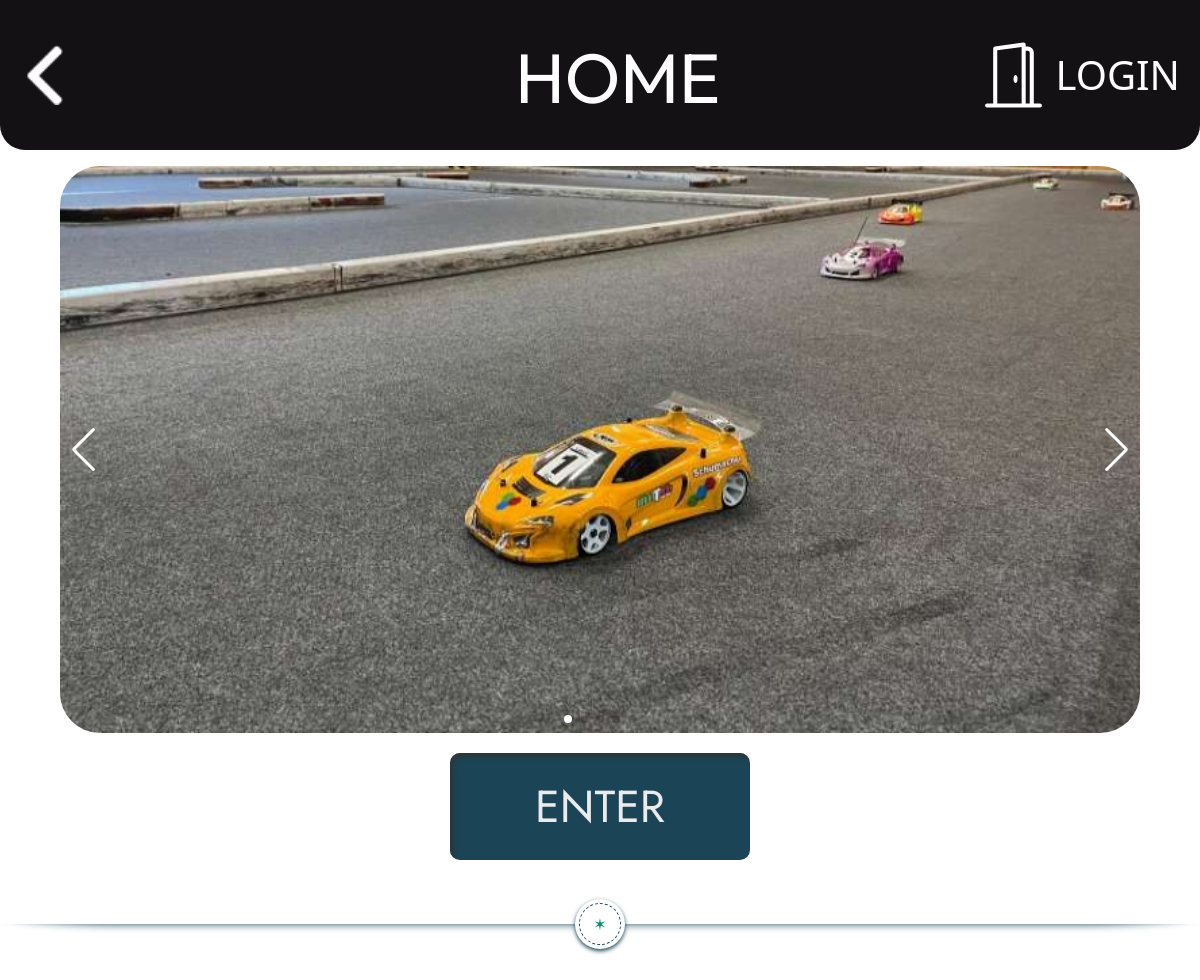
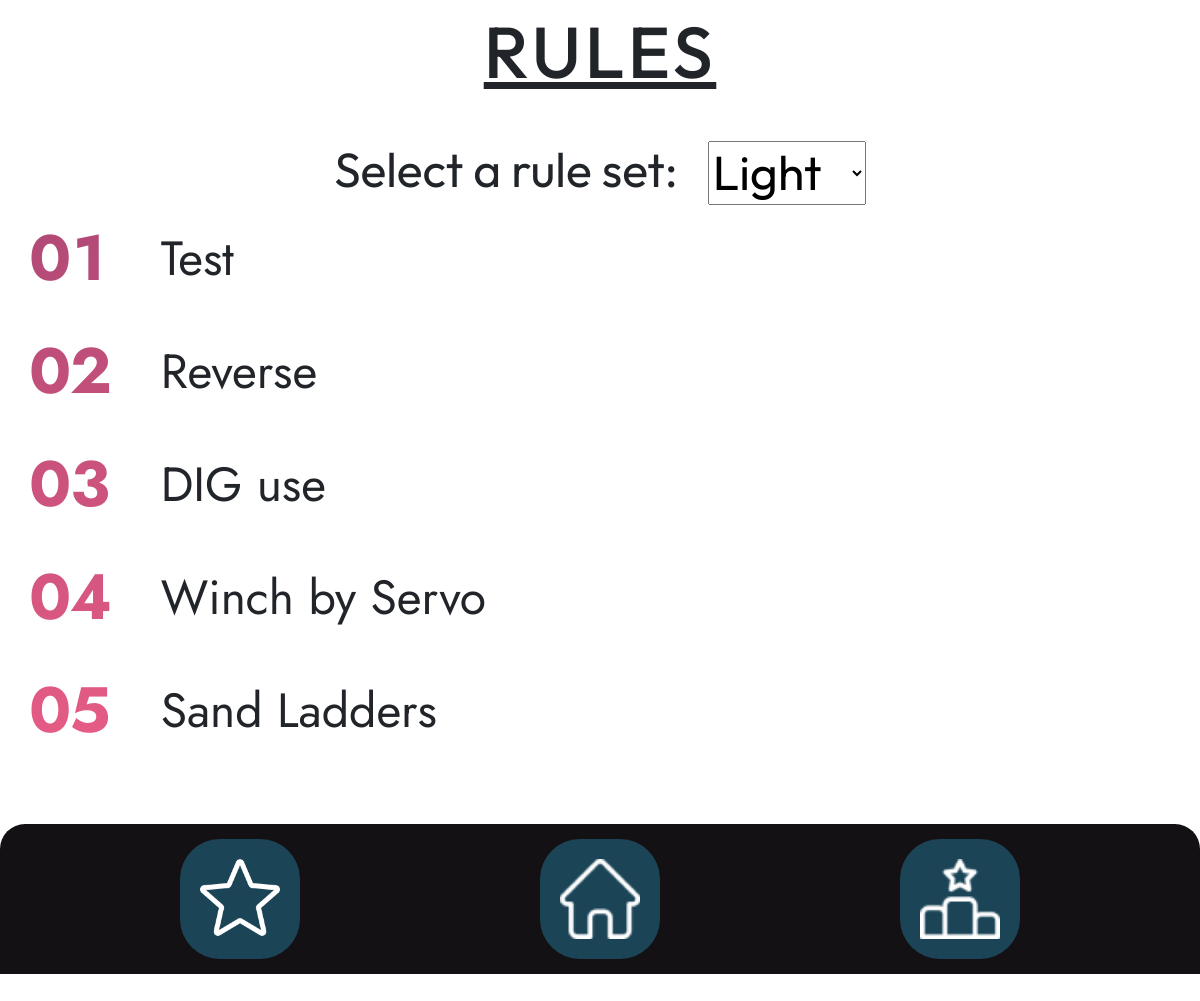
Page /account/home/ on the committed database (2 pictures, top to bottom).
### database/models.py (models this page shows, shortened)
class Rule(models.Model):
    name = models.TextField(max_length=None)
    point = models.IntegerField()
    ruleset = models.ForeignKey(Ruleset, on_delete=models.CASCADE)

### database/views.py (the view)
# urls.py: path('home/', views.home, name='home'),
def home(request):
    context = {
        'light': Rule.objects.filter(ruleset_id=3),
        'full': Rule.objects.filter(ruleset_id=4),
    }
    return render(request, 'home.html', context)

### database/templates/home.html (shortened to what this page needs)
{% extends 'base1.html' %}{% load static %}
{% block head %}
<link rel="stylesheet" href="{% static 'home.css' %}" />
<link rel="stylesheet" href="https://cdn.jsdelivr.net/npm/swiper@8/swiper-bundle.min.css" />
{% endblock %}
{% block pagename %} <p>HOME</p>{% endblock %}
{% block back %} {% url 'login' %} {% endblock %}
{% block content %}
<div class="galleryContainer">
    <div class="swiper">
        <div class="swiper-wrapper">
            <div class="swiper-slide"><img src="{% static 'gallery1.jpg'%}" alt=""></div>
        </div>
        <div class="swiper-pagination"></div>
        <div class="swiper-button-prev"></div>
        <div class="swiper-button-next"></div>
    </div>
    <div class="link">
        <a class="enterButton" href="{% url 'login' %}">ENTER</a>
    </div>
</div>
<div class="astrodivider">
    <div class="astrodividermask"></div><span><i>&#10038;</i></span>
</div>
<div class="rulesLight" id="ruleLight">
    <h1>RULES</h1>
    <div class="selector">
        <label id="dropLabel" for="dropDown"> Select a rule set: </label>
        <select onchange=changeDrop() name="dropper" id="dropDown">
            <option value="light">Light</option>
        </select>
    </div>
    <ul class="gradient-list" style="font-size: 3rem;">
    {% for l in light %}
        <li class="list-text">
            {{l.name}}
        </li>
    {% endfor %}
    </ul>
</div>
{% endblock %}

### database/static/base1.css (style rules this page uses)
* { padding: 0; margin: 0; box-sizing: border-box; }
.headerContainer p { color: #ffffff; font-family: "Outfit", sans-serif; font-size: 70px; line-height: 50px; }

### database/static/home.css (style rules this page uses)
* { padding: 0; margin: 0; box-sizing: border-box; }
.galleryContainer { display: flex; flex-direction: column; align-items: center; justify-content: center; }
.swiper { margin-top: 2vh; width: 90%; height: fit-content; border-radius: 40px; }
.swiper-slide img { width: 100%; }
.swiper .swiper-button-next, .swiper .swiper-button-prev { color: #ffffff; }
.swiper .swiper-pagination { size: 5px; }
.link { display: flex; align-items: center; justify-content: center; background: #1B4557; border-radius: 10px; width: 25vw; height: auto; margin-top: 20px; box-shadow: inset 4px 4px 4px rgba(50, 50, 50, 0.73); }
.enterButton { color: #EBEBEB; font-size: 2.8rem; font-family: 'Jost', sans-serif; margin: 20px; text-align: center; text-decoration: none; }
.rulesLight { padding: 30px; margin-top: -2.5vh; }
.rulesLight h1, .rulesHeavy h1 { font-family: 'Outfit', sans-serif; font-size: 4.5rem; text-align: center; letter-spacing: 0.05em; text-decoration: underline; padding-bottom: 30px; }
ul { counter-reset: index; padding: 0; }
li { counter-increment: index; display: flex; align-items: center; box-sizing: border-box; font-size: 3rem; font-family: 'Jost', sans-serif; padding-bottom: 20px; }
li::before { margin-top: -3px; content: counters(index, ".", decimal-leading-zero); font-size: 4rem; font-weight: bold; text-align: right; padding-right: 50px; font-variant-numeric: tabular-nums; align-self: flex-start; background-image: linear-gradient(to bottom, #3a1f54, #ff658c); background-attachment: fixed; -webkit-background-clip: text; -webkit-text-fill-color: transparent; }
.astrodivider { margin: 64px auto; width: 100%; max-width: 100%; position: relative; }
.astrodivider span { width: 50px; height: 50px; position: absolute; bottom: 100%; margin-bottom: -25px; left: 50%; margin-left: -25px; border-radius: 100%; box-shadow: 0 2px 4px #1B4557; background: #fff; }
.astrodivider i { position: absolute; top: 4px; bottom: 4px; left: 4px; right: 4px; border-radius: 100%; border: 1px dashed #1B4557; text-align: center; line-height: 40px; font-style: normal; color: #049372; }
.rulesHeavy #dropLabel, .rulesLight #dropLabel { font-size: 3rem; font-family: 'Outfit', 'sans-serif'; padding-right: 30px; }
.rulesHeavy #dropDowns, .rulesLight #dropDown { font-size: 3rem; font-family: 'Outfit', 'sans-serif'; }
.rulesHeavy #dropDowns option, .rulesLight #dropDown option { font-size: 1rem; height: 10px; }
.selector { height: auto; width: 100%; display: flex; align-items: center; flex-direction: row; justify-content: center; }

### rows in the picture
Rule: name "Test"
Rule: name "Reverse"
Rule: name "DIG use"
Rule: name "Winch by Servo"
Rule: name "Sand Ladders"
